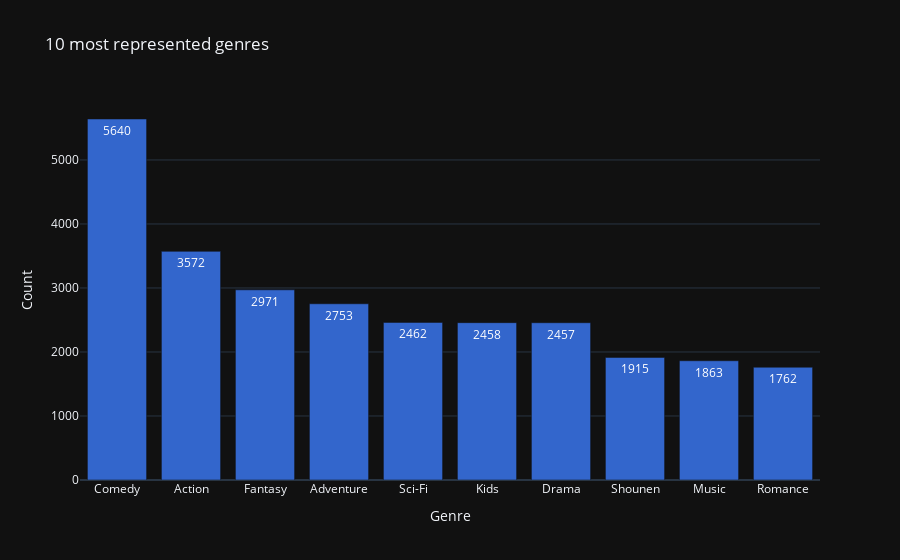

Source (notebook cell):
### Markdown cell above
## Bar plot for top 10 most represented genres

### Code cell
count = px.bar(genre_count,
               x='genre',
               y='count', 
               labels={'genre': 'Genre', 'count': 'Count'},
               text='count',
               title="10 most represented genres",
               template="plotly_dark", 
               color_discrete_sequence=px.colors.qualitative.Dark2)

count.show()

### Figure 1 — Plotly figure (JSON) as saved in the notebook; plotly's stock layout.template omitted (floating-point values rounded to 4 significant figures)
{"data": [{"hovertemplate": "Genre=%{x}<br>Count=%{text}<extra></extra>", "legendgroup": "", "marker": {"color": "#3366CC", "pattern": {"shape": ""}}, "name": "", "orientation": "v", "showlegend": false, "text": [5640.0, 3572.0, 2971.0, 2753.0, 2462.0, 2458.0, 2457.0, 1915.0, 1863.0, 1762.0], "textposition": "auto", "type": "bar", "x": ["Comedy", "Action", "Fantasy", "Adventure", "Sci-Fi", "Kids", "Drama", "Shounen", "Music", "Romance"], "xaxis": "x", "y": [5640, 3572, 2971, 2753, 2462, 2458, 2457, 1915, 1863, 1762], "yaxis": "y"}], "layout": {"barmode": "relative", "legend": {"tracegroupgap": 0}, "title": {"text": "10 most represented genres"}, "xaxis": {"anchor": "y", "domain": [0, 1], "title": {"text": "Genre"}}, "yaxis": {"anchor": "x", "domain": [0, 1], "title": {"text": "Count"}}}}
